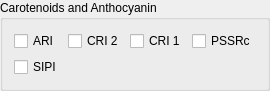
        <widget class="QgsCollapsibleGroupBox" name="mGroupBox_3">
         <property name="sizePolicy">
          <sizepolicy hsizetype="Preferred" vsizetype="Maximum">
           <horstretch>0</horstretch>
           <verstretch>0</verstretch>
          </sizepolicy>
         </property>
         <property name="maximumSize">
          <size>
           <width>16777215</width>
           <height>20</height>
          </size>
         </property>
         <property name="title">
          <string>Carotenoids and Anthocyanin</string>
         </property>
         <property name="collapsed">
          <bool>true</bool>
         </property>
         <layout class="QGridLayout" name="gridLayout_2">
          <item row="0" column="3">
           <widget class="QCheckBox" name="box_pssrc">
            <property name="toolTip">
             <string>&lt;html&gt;&lt;head/&gt;&lt;body&gt;&lt;p&gt;Pigment Specific Simple Ratio for Chl c&lt;/p&gt;&lt;p&gt;BLACKBURN, G.A. (1998): Spectral indices for estimating photosynthetic pigment concentrations: a test using senescent tree leaves. In: International Journal of Remote Sensing, 19(4), 657-675.&lt;/p&gt;&lt;/body&gt;&lt;/html&gt;</string>
            </property>
            <property name="text">
             <string>PSSRc</string>
            </property>
           </widget>
          </item>
          <item row="0" column="1">
           <widget class="QCheckBox" name="box_cri2">
            <property name="toolTip">
             <string>&lt;html&gt;&lt;head/&gt;&lt;body&gt;&lt;p&gt;Carotenoid Reflectance Index 2&lt;/p&gt;&lt;p&gt;GITELSON, A.A., ZUR, Y., CHIVKUNOVA, O.B. and MERZLYAK, M.N. (2002): Assessing carotenoid content in plant leaves with reflectance spectroscopy. In: Photochemistry and Photobiology, 75(3), 272-281.&lt;/p&gt;&lt;/body&gt;&lt;/html&gt;</string>
            </property>
            <property name="text">
             <string>CRI 2</string>
            </property>
           </widget>
          </item>
          <item row="1" column="0">
           <widget class="QCheckBox" name="box_sipi">
            <property name="toolTip">
             <string>&lt;html&gt;&lt;head/&gt;&lt;body&gt;&lt;p&gt;Structural Independent Pigment Index&lt;/p&gt;&lt;p&gt;PENUELAS, J. and FILELLA, I. (1998): Visible and near-infrared reflectance techniques for diagnosing plant physiological status. In: Trends in Plant Science, 3(4), 151-156.&lt;/p&gt;&lt;/body&gt;&lt;/html&gt;</string>
            </property>
            <property name="text">
             <string>SIPI</string>
            </property>
           </widget>
          </item>
          <item row="0" column="2">
           <widget class="QCheckBox" name="box_cri1">
            <property name="toolTip">
             <string>&lt;html&gt;&lt;head/&gt;&lt;body&gt;&lt;p&gt;Carotenoid Reflectance Index 1&lt;/p&gt;&lt;p&gt;GITELSON, A.A., ZUR, Y., CHIVKUNOVA, O.B. and MERZLYAK, M.N. (2002): Assessing carotenoid content in plant leaves with reflectance spectroscopy. In: Photochemistry and Photobiology, 75(3), 272-281.&lt;/p&gt;&lt;/body&gt;&lt;/html&gt;</string>
            </property>
            <property name="text">
             <string>CRI 1</string>
            </property>
           </widget>
          </item>
          <item row="0" column="0">
           <widget class="QCheckBox" name="box_ari">
            <property name="toolTip">
             <string>&lt;html&gt;&lt;head/&gt;&lt;body&gt;&lt;p&gt;Anthocyanin Reflectance Index&lt;/p&gt;&lt;p&gt;GITELSON, A.A., ZUR, Y., CHIVKUNOVA, O.B. and MERZLYAK, M.N. (2002): Assessing carotenoid content in plant leaves with reflectance spectroscopy. In: Photochemistry and Photobiology, 75(3), 272-281.&lt;/p&gt;&lt;/body&gt;&lt;/html&gt;</string>
            </property>
            <property name="text">
             <string>ARI</string>
            </property>
           </widget>
          </item>
         </layout>
        </widget>
